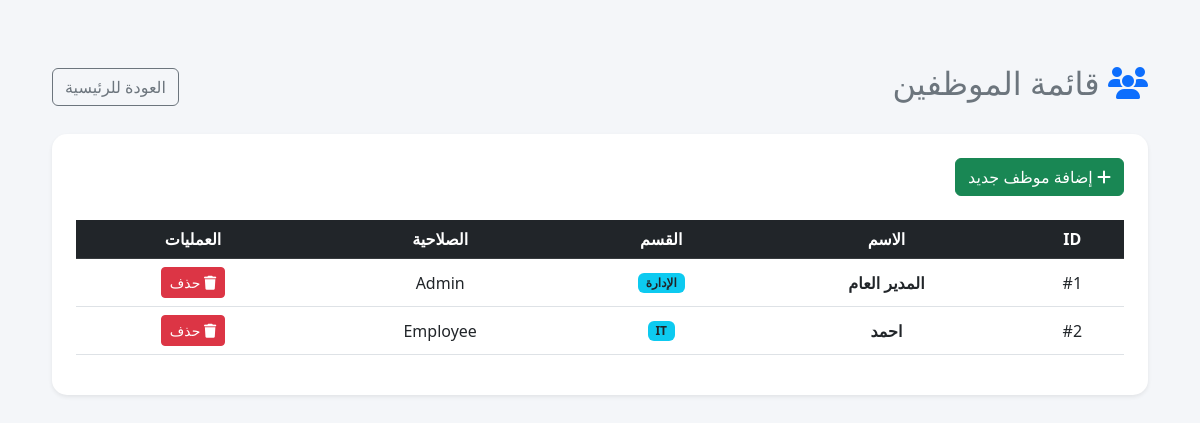
The page /employees (signed in) on the database as committed earlier.
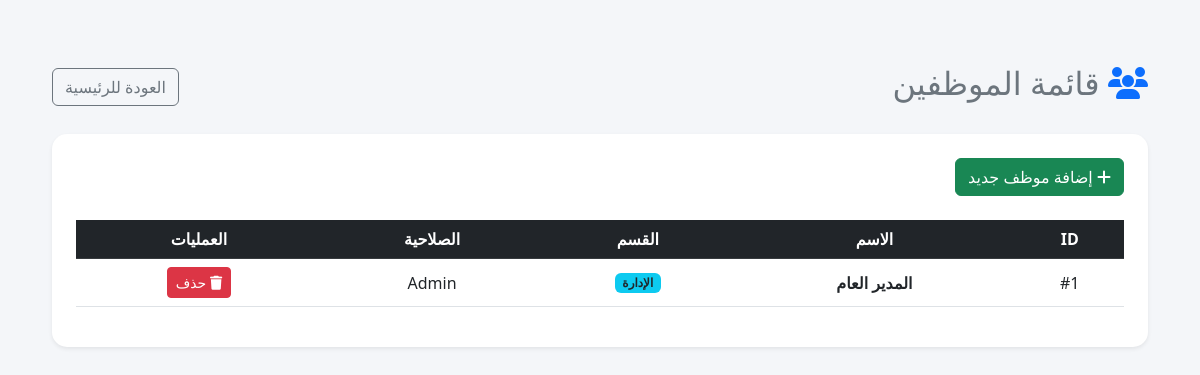
The same page on the database as committed later.
### models.py (models this page shows, shortened)
class TemplateAccessMixin:
    def __getitem__(self, key):
        value = getattr(self, key)
        if hasattr(value, "isoformat"):
            return value.isoformat()
        return value

class Employee(TemplateAccessMixin, db.Model):
    __tablename__ = "employees"
    id = db.Column(db.Integer, primary_key=True)
    name = db.Column(db.String(150), nullable=False)
    username = db.Column(db.String(80), unique=True, nullable=False, index=True)
    password = db.Column(db.String(255), nullable=False)
    dept = db.Column(db.String(100))
    role = db.Column(db.String(20), nullable=False, default="Employee")
    photo = db.Column(db.String(255))
    face_encoding = db.Column(db.Text)
    hourly_rate = db.Column(db.Float, nullable=False, default=0.0)
    created_at = db.Column(db.DateTime, nullable=False, default=datetime.utcnow)
    attendance_records = db.relationship(
        "Attendance",
        back_populates="employee",
        cascade="all, delete-orphan",
    )
    leave_requests = db.relationship(
        "LeaveRequest",
        back_populates="employee",
        cascade="all, delete-orphan",
    )
    payroll_history = db.relationship(
        "PayrollHistory",
        back_populates="employee",
        cascade="all, delete-orphan",
    )

### routes_admin.py (the view)
    @app.route('/employees')
    def employees():
        if session.get('role') != 'Admin': return redirect(url_for('login'))
        all_emp = Employee.query.order_by(Employee.id).all()
        return render_template('employees.html', employees=all_emp)

### templates/employees.html (shortened to what this page needs)
﻿<!DOCTYPE html>
<html lang="ar" dir="rtl">
<head>
    <link rel="stylesheet" href="https://cdn.jsdelivr.net/npm/bootstrap@5.3.0/dist/css/bootstrap.rtl.min.css">
    <link rel="stylesheet" href="https://cdnjs.cloudflare.com/ajax/libs/font-awesome/6.4.0/css/all.min.css">
</head>
<body>
    <div class="container">
        <div class="d-flex justify-content-between align-items-center mb-4">
            <h2 class="text-secondary"><i class="fa-solid fa-users text-primary"></i> قائمة الموظفين</h2>
            <a href="/dashboard" class="btn btn-outline-secondary">العودة للرئيسية</a>
        </div>
        <div class="card shadow-sm">
            <div class="card-body p-4">
                <div class="mb-4">
                    <a href="/add_employee" class="btn btn-success">
                        <i class="fa fa-plus"></i> إضافة موظف جديد
                    </a>
                </div>
                <table class="table table-hover text-center align-middle">
                    <thead class="table-dark">
                        <tr>
                            <th>ID</th>
                            <th>الاسم</th>
                            <th>القسم</th>
                            <th>الصلاحية</th>
                            <th>العمليات</th>
                        </tr>
                    </thead>
                    <tbody>
                        {% for emp in employees %}
                        <tr>
                            <td>#{{ emp.id }}</td>
                            <td class="fw-bold">{{ emp.name }}</td>
                            <td><span class="badge bg-info text-dark">{{ emp.dept }}</span></td>
                            <td>{{ emp.role }}</td>
                            <td>
                                <a href="/delete/{{ emp.id }}" class="btn btn-danger btn-sm"
                                   onclick="return confirm('هل أنت متأكد من حذف الموظف: {{ emp.name }}؟')">
                                    <i class="fa fa-trash"></i> حذف
                                </a>
                            </td>
                        </tr>
                        {% endfor %}
                    </tbody>
                </table>
            </div>
        </div>
    </div>
</body>
</html>

### templates/employees.html (style rules this page uses)
body { background-color: #f4f6f9; font-family: 'Segoe UI', sans-serif; padding: 40px; }
.card { border-radius: 15px; border: none; }

Rows that differ between the two databases and show on the page:
removed Employee: id "2", name "احمد", dept "IT", role "Employee"
